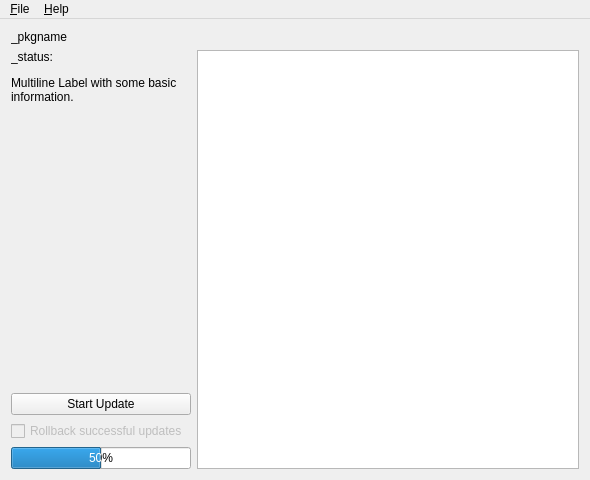
<?xml version="1.0" encoding="UTF-8"?>
<ui version="4.0">
 <comment>This file is part of the xTuple ERP: PostBooks Edition, a free and
open source Enterprise Resource Planning software suite,
Copyright (c) 1999-2010 by OpenMFG LLC, d/b/a xTuple.
It is licensed to you under the Common Public Attribution License
version 1.0, the full text of which (including xTuple-specific Exhibits)
is available at www.xtuple.com/CPAL.  By using this software, you agree
to be bound by its terms.</comment>
 <class>LoaderWindow</class>
 <widget class="QMainWindow" name="LoaderWindow">
  <property name="geometry">
   <rect>
    <x>0</x>
    <y>0</y>
    <width>590</width>
    <height>480</height>
   </rect>
  </property>
  <property name="windowTitle">
   <string>Update Manager</string>
  </property>
  <widget class="QWidget" name="widget">
   <layout class="QVBoxLayout">
    <item>
     <widget class="QLabel" name="_pkgname">
      <property name="text">
       <string>_pkgname</string>
      </property>
      <property name="wordWrap">
       <bool>false</bool>
      </property>
     </widget>
    </item>
    <item>
     <layout class="QHBoxLayout">
      <item>
       <layout class="QVBoxLayout">
        <item>
         <widget class="QLabel" name="_status">
          <property name="minimumSize">
           <size>
            <width>180</width>
            <height>0</height>
           </size>
          </property>
          <property name="maximumSize">
           <size>
            <width>200</width>
            <height>32767</height>
           </size>
          </property>
          <property name="text">
           <string>&lt;p&gt;_status:&lt;/p&gt;
&lt;p&gt;Multiline Label with some basic information.&lt;/p&gt;</string>
          </property>
          <property name="alignment">
           <set>Qt::AlignTop</set>
          </property>
          <property name="wordWrap">
           <bool>true</bool>
          </property>
         </widget>
        </item>
        <item>
         <spacer>
          <property name="orientation">
           <enum>Qt::Vertical</enum>
          </property>
          <property name="sizeType">
           <enum>QSizePolicy::Expanding</enum>
          </property>
          <property name="sizeHint" stdset="0">
           <size>
            <width>20</width>
            <height>240</height>
           </size>
          </property>
         </spacer>
        </item>
        <item>
         <widget class="QPushButton" name="_start">
          <property name="text">
           <string>Start Update</string>
          </property>
         </widget>
        </item>
        <item>
         <widget class="QCheckBox" name="_alwaysrollback">
          <property name="enabled">
           <bool>false</bool>
          </property>
          <property name="text">
           <string>Rollback successful updates</string>
          </property>
         </widget>
        </item>
        <item>
         <widget class="QProgressBar" name="_progress">
          <property name="maximumSize">
           <size>
            <width>200</width>
            <height>32767</height>
           </size>
          </property>
          <property name="value">
           <number>50</number>
          </property>
         </widget>
        </item>
       </layout>
      </item>
      <item>
       <widget class="QTextBrowser" name="_text">
        <property name="sizePolicy">
         <sizepolicy hsizetype="Expanding" vsizetype="Expanding">
          <horstretch>1</horstretch>
          <verstretch>0</verstretch>
         </sizepolicy>
        </property>
       </widget>
      </item>
     </layout>
    </item>
   </layout>
  </widget>
  <widget class="QMenuBar" name="MenuBar">
   <property name="geometry">
    <rect>
     <x>0</x>
     <y>0</y>
     <width>590</width>
     <height>22</height>
    </rect>
   </property>
   <widget class="QMenu" name="fileMenu">
    <property name="title">
     <string>&amp;File</string>
    </property>
    <addaction name="fileOpenAction"/>
    <addaction name="separator"/>
    <addaction name="fileNewAction"/>
    <addaction name="fileExitAction"/>
   </widget>
   <widget class="QMenu" name="helpMenu">
    <property name="title">
     <string>&amp;Help</string>
    </property>
    <addaction name="helpContentsAction"/>
    <addaction name="separator"/>
    <addaction name="helpAboutAction"/>
   </widget>
   <addaction name="fileMenu"/>
   <addaction name="helpMenu"/>
  </widget>
  <action name="fileNewAction">
   <property name="text">
    <string>&amp;Close</string>
   </property>
   <property name="iconText">
    <string>&amp;Close</string>
   </property>
   <property name="name" stdset="0">
    <string>fileNewAction</string>
   </property>
  </action>
  <action name="fileOpenAction">
   <property name="icon">
    <iconset>
     <normaloff/>
    </iconset>
   </property>
   <property name="text">
    <string>&amp;Open...</string>
   </property>
   <property name="iconText">
    <string>Open</string>
   </property>
   <property name="shortcut">
    <string>Ctrl+O</string>
   </property>
   <property name="name" stdset="0">
    <string>fileOpenAction</string>
   </property>
  </action>
  <action name="fileExitAction">
   <property name="text">
    <string>E&amp;xit</string>
   </property>
   <property name="iconText">
    <string>Exit</string>
   </property>
   <property name="shortcut">
    <string/>
   </property>
   <property name="name" stdset="0">
    <string>fileExitAction</string>
   </property>
  </action>
  <action name="helpContentsAction">
   <property name="text">
    <string>&amp;Contents...</string>
   </property>
   <property name="iconText">
    <string>Contents</string>
   </property>
   <property name="shortcut">
    <string/>
   </property>
   <property name="name" stdset="0">
    <string>helpContentsAction</string>
   </property>
  </action>
  <action name="helpAboutAction">
   <property name="text">
    <string>&amp;About</string>
   </property>
   <property name="iconText">
    <string>About</string>
   </property>
   <property name="shortcut">
    <string/>
   </property>
   <property name="name" stdset="0">
    <string>helpAboutAction</string>
   </property>
  </action>
 </widget>
 <layoutdefault spacing="6" margin="11"/>
 <resources/>
 <connections>
  <connection>
   <sender>fileNewAction</sender>
   <signal>activated()</signal>
   <receiver>LoaderWindow</receiver>
   <slot>fileNew()</slot>
   <hints>
    <hint type="sourcelabel">
     <x>-1</x>
     <y>-1</y>
    </hint>
    <hint type="destinationlabel">
     <x>20</x>
     <y>20</y>
    </hint>
   </hints>
  </connection>
  <connection>
   <sender>fileOpenAction</sender>
   <signal>activated()</signal>
   <receiver>LoaderWindow</receiver>
   <slot>fileOpen()</slot>
   <hints>
    <hint type="sourcelabel">
     <x>-1</x>
     <y>-1</y>
    </hint>
    <hint type="destinationlabel">
     <x>20</x>
     <y>20</y>
    </hint>
   </hints>
  </connection>
  <connection>
   <sender>fileExitAction</sender>
   <signal>activated()</signal>
   <receiver>LoaderWindow</receiver>
   <slot>fileExit()</slot>
   <hints>
    <hint type="sourcelabel">
     <x>-1</x>
     <y>-1</y>
    </hint>
    <hint type="destinationlabel">
     <x>20</x>
     <y>20</y>
    </hint>
   </hints>
  </connection>
  <connection>
   <sender>helpContentsAction</sender>
   <signal>activated()</signal>
   <receiver>LoaderWindow</receiver>
   <slot>helpContents()</slot>
   <hints>
    <hint type="sourcelabel">
     <x>-1</x>
     <y>-1</y>
    </hint>
    <hint type="destinationlabel">
     <x>20</x>
     <y>20</y>
    </hint>
   </hints>
  </connection>
  <connection>
   <sender>helpAboutAction</sender>
   <signal>activated()</signal>
   <receiver>LoaderWindow</receiver>
   <slot>helpAbout()</slot>
   <hints>
    <hint type="sourcelabel">
     <x>-1</x>
     <y>-1</y>
    </hint>
    <hint type="destinationlabel">
     <x>20</x>
     <y>20</y>
    </hint>
   </hints>
  </connection>
  <connection>
   <sender>_start</sender>
   <signal>clicked()</signal>
   <receiver>LoaderWindow</receiver>
   <slot>sStart()</slot>
   <hints>
    <hint type="sourcelabel">
     <x>20</x>
     <y>20</y>
    </hint>
    <hint type="destinationlabel">
     <x>20</x>
     <y>20</y>
    </hint>
   </hints>
  </connection>
 </connections>
</ui>
